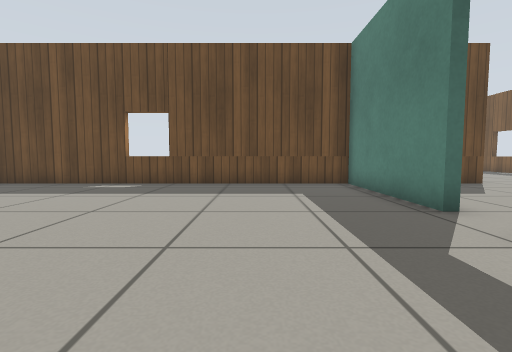
View 1 (above)

23 first-person views from a walk through a robot-simulator world made for Gazebo. The camera is 0.5 m above the floor, tilts 4° down and sees 85° across. The floor is counted in squares, 0.5 m on a side. Each view is taken from the middle of a square. On the plan, view 1 faces up. The plan holds only what a view shows up to about 11 squares ahead; the rest is blank. Simple patterns stand in for the simulator's built-in surfaces.

View 2
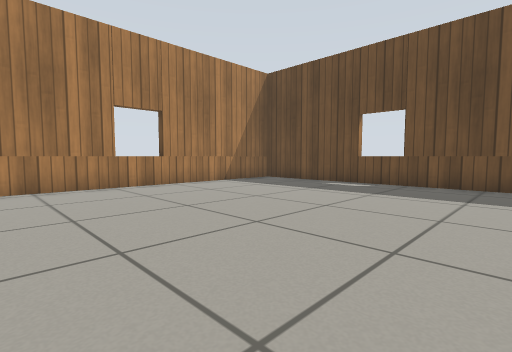

View 3
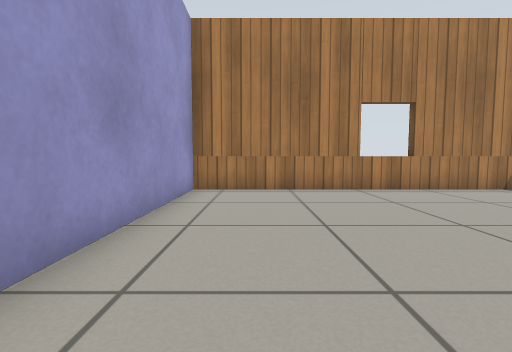

View 4
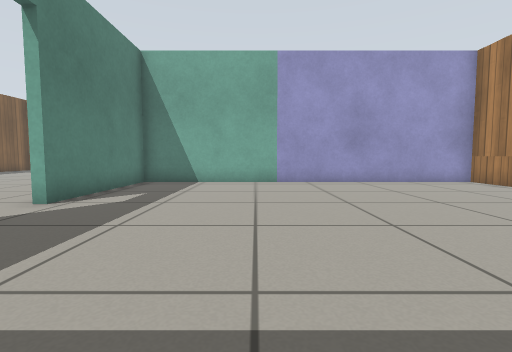

View 5
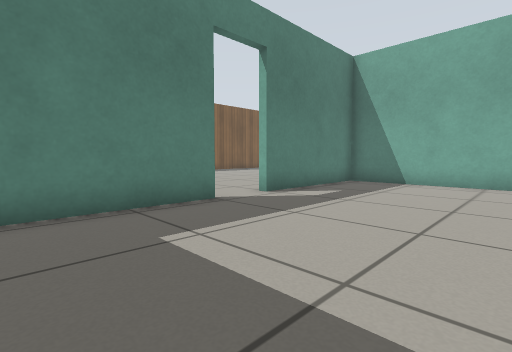

View 6
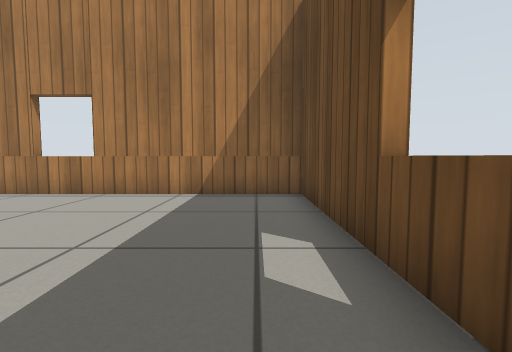

View 7
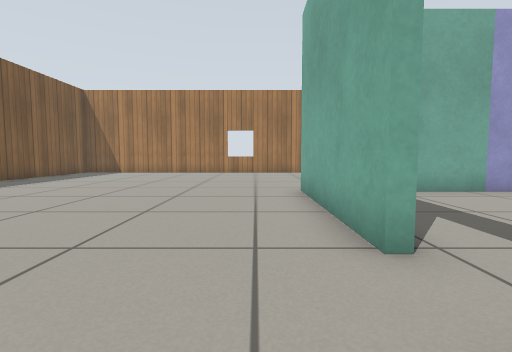

View 8
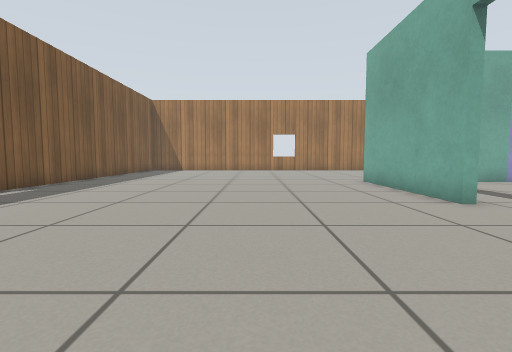

View 9
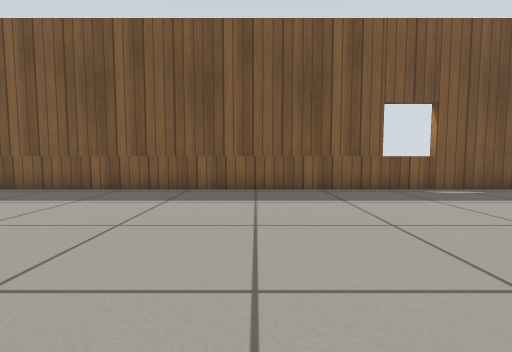

View 10
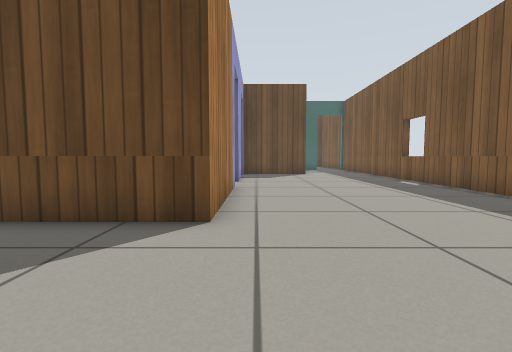

View 11
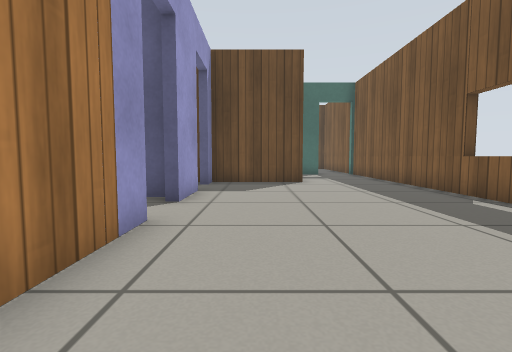

View 12
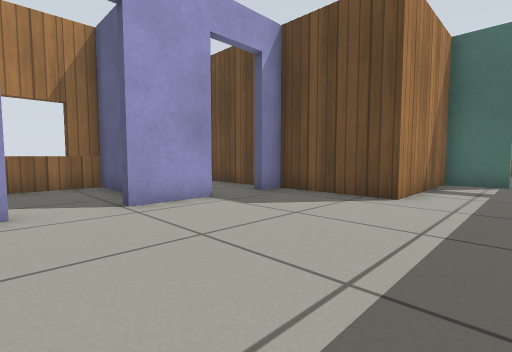

View 13
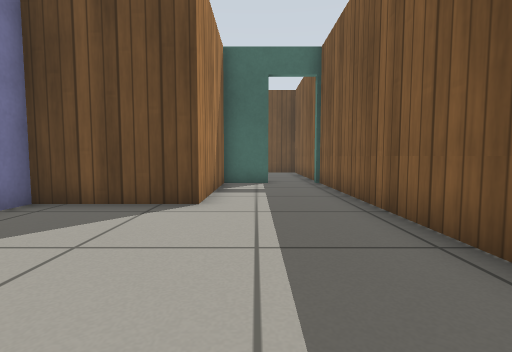

View 14
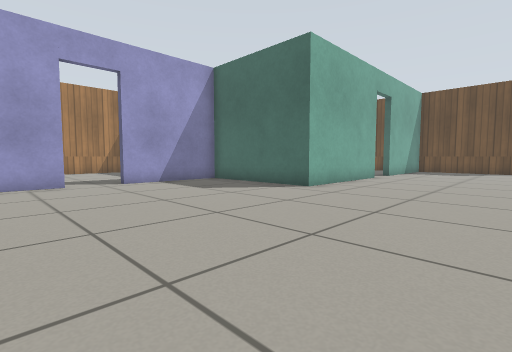

View 15
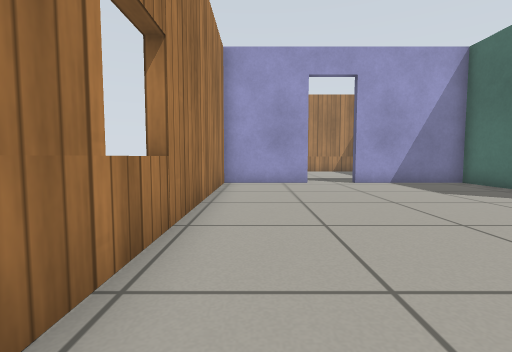

View 16
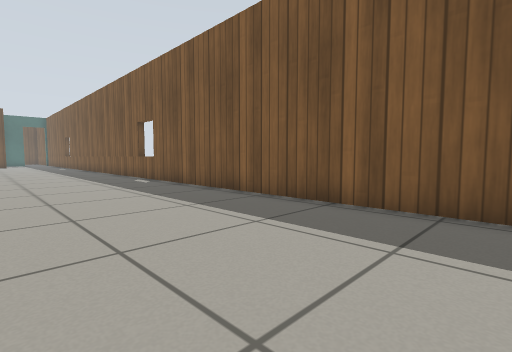

View 17
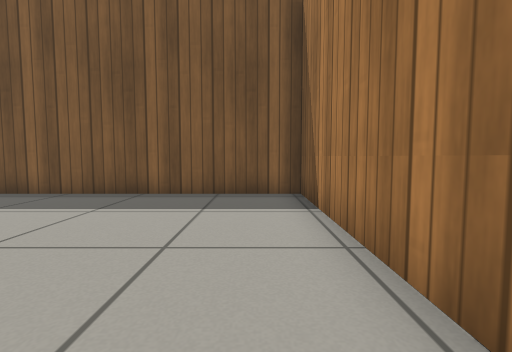

View 18
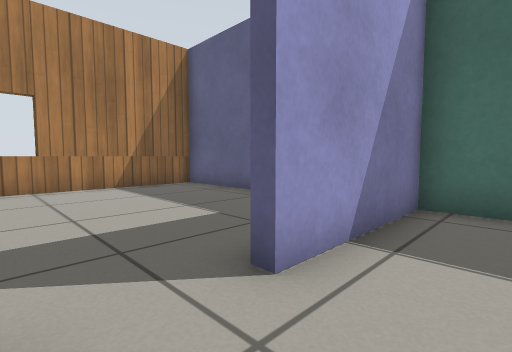

View 19
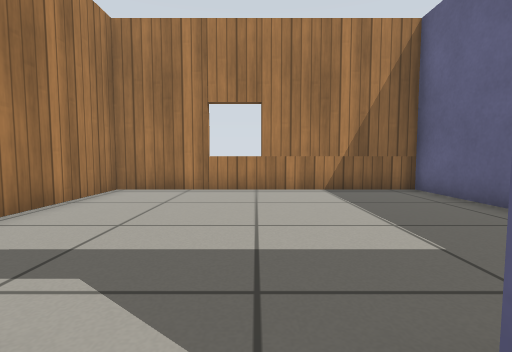

View 20
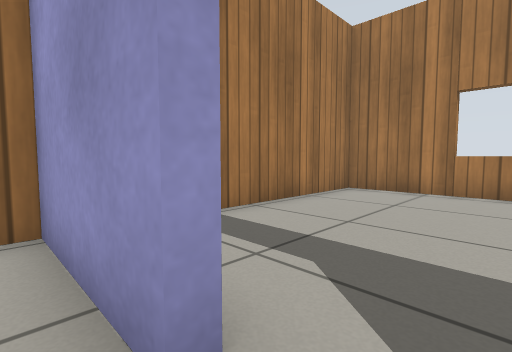

View 21
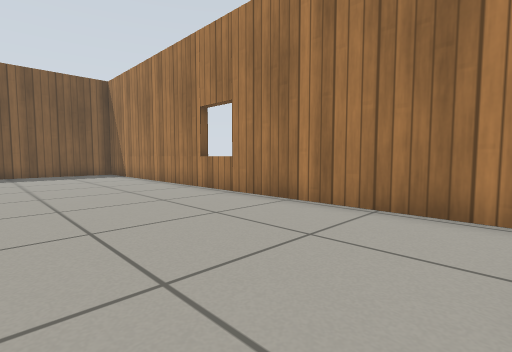

View 22
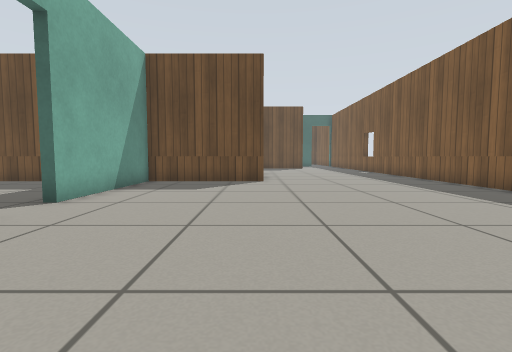

View 23
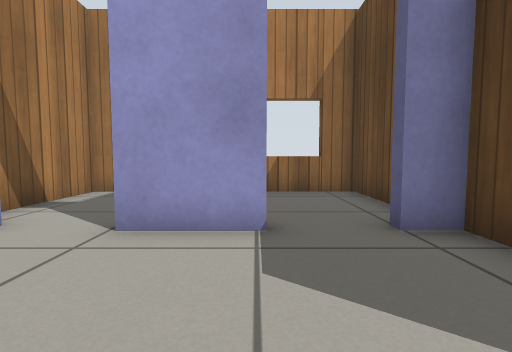

### Floor plan
Points are (right, up) in squares from view 1. A wall is a line through its corners. A room is listed if a view was taken in it or the views show most of it. See-through windows are left out.
Room 1 (views 1, 2, 3, 4, 5, 6)
walls: (3.4, 4.9) (3.4, 10.2) (-9.4, 10.2) (-9.4, -1.9) (3.4, -1.9) (3.4, 3.2)
ways out: open door at (3.7, 4.3) to room 2
Room 2 (views 7, 8, 9, 10, 11, 12, 13, 14, 15, 16, 17, 18, 19, 20, 21, 22, 23)
walls: (3.7, 3.2) (3.7, -2.2) (-1.5, -2.2) (-1.5, -6.4); (8.3, 15.4) (8.3, 10.2) (3.7, 10.2) (3.7, 5); (-1.5, -8) (-1.5, -11.2) (15.4, -11.2) (15.4, 26.9); (8.3, 19.3) (8.3, 17); (13.5, 26.5) (11.8, 26.5) (11.8, 21.8) (8.3, 21.8) (8.3, 20.9)
ways out: open door at (3.7, 4.3) to room 1; open door at (-2, -7.5) to room 3; open door at (8, 16.5) to room 4; open door at (8, 20.5) to room 5; open door at (14.5, 27)
Room 3 (no view inside)
walls: (-6, -2.2) (-9.4, -2.2) (-9.4, -11.2) (-4.2, -11.2)
ways out: open door at (-2, -7.5) to room 2
Room 4 (no view inside)
walls: (7.9, 17.8) (4.1, 17.8) (4.1, 14.4) (7.1, 14.4)
ways out: open door at (8, 16.5) to room 2
Room 5 (no view inside)
walls: (7.9, 21.8) (4.1, 21.8) (4.1, 19.2)
ways out: open door at (8, 20.5) to room 2

Where each view was taken, in squares from view 1:
view 1: 0 up, 0 right, facing up
view 2: 0 up, 0 right, facing up-left
view 3: 0 up, 1 left, facing left
view 4: 9 up, 1 left, facing down
view 5: 9 up, 2 left, facing down-right
view 6: 9 up, 2 left, facing left
view 7: 6 up, 5 right, facing down
view 8: 9 up, 8 right, facing down
view 9: 7 up, 7 right, facing right
view 10: 6 up, 9 right, facing up
view 11: 11 up, 10 right, facing up
view 12: 15 up, 14 right, facing up-left
view 13: 16 up, 13 right, facing up
view 14: 10 down, 9 right, facing up-left
view 15: 10 down, 9 right, facing left
view 16: 10 down, 10 right, facing up-right
view 17: 10 down, 8 right, facing right
view 18: 8 down, 0 right, facing up-left
view 19: 7 down, 1 left, facing left
view 20: 7 down, 1 left, facing down-left
view 21: 6 down, 1 left, facing down-right
view 22: 1 down, 8 right, facing up
view 23: 19 up, 12 right, facing left
